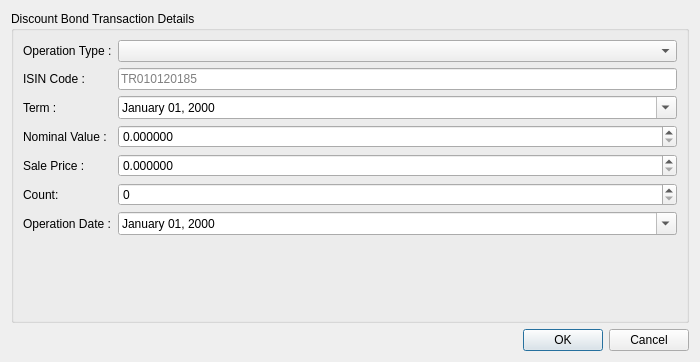
<?xml version="1.0" encoding="UTF-8"?>
<ui version="4.0">
 <class>DiscountBondDialog</class>
 <widget class="QDialog" name="DiscountBondDialog">
  <property name="geometry">
   <rect>
    <x>0</x>
    <y>0</y>
    <width>700</width>
    <height>362</height>
   </rect>
  </property>
  <property name="minimumSize">
   <size>
    <width>700</width>
    <height>0</height>
   </size>
  </property>
  <property name="windowTitle">
   <string>Dialog</string>
  </property>
  <layout class="QVBoxLayout" name="verticalLayout_2">
   <item>
    <widget class="QGroupBox" name="gbBondTransactionDetails">
     <property name="title">
      <string>Discount Bond Transaction Details</string>
     </property>
     <layout class="QFormLayout" name="formLayout">
      <item row="0" column="0">
       <widget class="QLabel" name="lblOperationType">
        <property name="text">
         <string>Operation Type :</string>
        </property>
       </widget>
      </item>
      <item row="0" column="1">
       <widget class="QComboBox" name="cbOperationType"/>
      </item>
      <item row="1" column="0">
       <widget class="QLabel" name="lblISINCode">
        <property name="text">
         <string>ISIN Code :</string>
        </property>
       </widget>
      </item>
      <item row="1" column="1">
       <widget class="QLineEdit" name="leISINCode">
        <property name="maxLength">
         <number>50</number>
        </property>
        <property name="placeholderText">
         <string>TR010120185</string>
        </property>
        <property name="clearButtonEnabled">
         <bool>true</bool>
        </property>
       </widget>
      </item>
      <item row="3" column="0">
       <widget class="QLabel" name="lblTerm">
        <property name="text">
         <string>Term :</string>
        </property>
       </widget>
      </item>
      <item row="3" column="1">
       <widget class="QDateEdit" name="deTerm">
        <property name="displayFormat">
         <string>MMMM dd, yyyy</string>
        </property>
        <property name="calendarPopup">
         <bool>true</bool>
        </property>
       </widget>
      </item>
      <item row="4" column="0">
       <widget class="QLabel" name="lblNominalValue">
        <property name="text">
         <string>Nominal Value :</string>
        </property>
       </widget>
      </item>
      <item row="4" column="1">
       <widget class="QDoubleSpinBox" name="dsbNominalValue">
        <property name="showGroupSeparator" stdset="0">
         <bool>true</bool>
        </property>
        <property name="decimals">
         <number>6</number>
        </property>
        <property name="maximum">
         <double>10000000.000000000000000</double>
        </property>
       </widget>
      </item>
      <item row="5" column="0">
       <widget class="QLabel" name="lblSalePrice">
        <property name="text">
         <string>Sale Price :</string>
        </property>
       </widget>
      </item>
      <item row="5" column="1">
       <widget class="QDoubleSpinBox" name="dsbSalePrice">
        <property name="showGroupSeparator" stdset="0">
         <bool>true</bool>
        </property>
        <property name="decimals">
         <number>6</number>
        </property>
        <property name="maximum">
         <double>10000000.000000000000000</double>
        </property>
       </widget>
      </item>
      <item row="6" column="0">
       <widget class="QLabel" name="lblCount">
        <property name="text">
         <string>Count:</string>
        </property>
       </widget>
      </item>
      <item row="9" column="0">
       <widget class="QLabel" name="lblOperationDate">
        <property name="text">
         <string>Operation Date :</string>
        </property>
       </widget>
      </item>
      <item row="9" column="1">
       <widget class="QDateEdit" name="deDate">
        <property name="maximumDate">
         <date>
          <year>2250</year>
          <month>12</month>
          <day>31</day>
         </date>
        </property>
        <property name="minimumDate">
         <date>
          <year>2000</year>
          <month>1</month>
          <day>1</day>
         </date>
        </property>
        <property name="displayFormat">
         <string>MMMM dd, yyyy</string>
        </property>
        <property name="calendarPopup">
         <bool>true</bool>
        </property>
       </widget>
      </item>
      <item row="6" column="1">
       <widget class="QSpinBox" name="sbCount">
        <property name="maximum">
         <number>10000000</number>
        </property>
       </widget>
      </item>
     </layout>
    </widget>
   </item>
   <item>
    <widget class="QDialogButtonBox" name="bbTransactionApproval">
     <property name="orientation">
      <enum>Qt::Horizontal</enum>
     </property>
     <property name="standardButtons">
      <set>QDialogButtonBox::Cancel|QDialogButtonBox::Ok</set>
     </property>
    </widget>
   </item>
   <item>
    <layout class="QVBoxLayout" name="vlStatusBar"/>
   </item>
  </layout>
 </widget>
 <tabstops>
  <tabstop>cbOperationType</tabstop>
  <tabstop>leISINCode</tabstop>
  <tabstop>deTerm</tabstop>
  <tabstop>dsbNominalValue</tabstop>
  <tabstop>dsbSalePrice</tabstop>
  <tabstop>sbCount</tabstop>
  <tabstop>deDate</tabstop>
 </tabstops>
 <resources/>
 <connections>
  <connection>
   <sender>bbTransactionApproval</sender>
   <signal>accepted()</signal>
   <receiver>DiscountBondDialog</receiver>
   <slot>accept()</slot>
   <hints>
    <hint type="sourcelabel">
     <x>248</x>
     <y>254</y>
    </hint>
    <hint type="destinationlabel">
     <x>157</x>
     <y>274</y>
    </hint>
   </hints>
  </connection>
  <connection>
   <sender>bbTransactionApproval</sender>
   <signal>rejected()</signal>
   <receiver>DiscountBondDialog</receiver>
   <slot>reject()</slot>
   <hints>
    <hint type="sourcelabel">
     <x>295</x>
     <y>249</y>
    </hint>
    <hint type="destinationlabel">
     <x>286</x>
     <y>274</y>
    </hint>
   </hints>
  </connection>
 </connections>
</ui>
